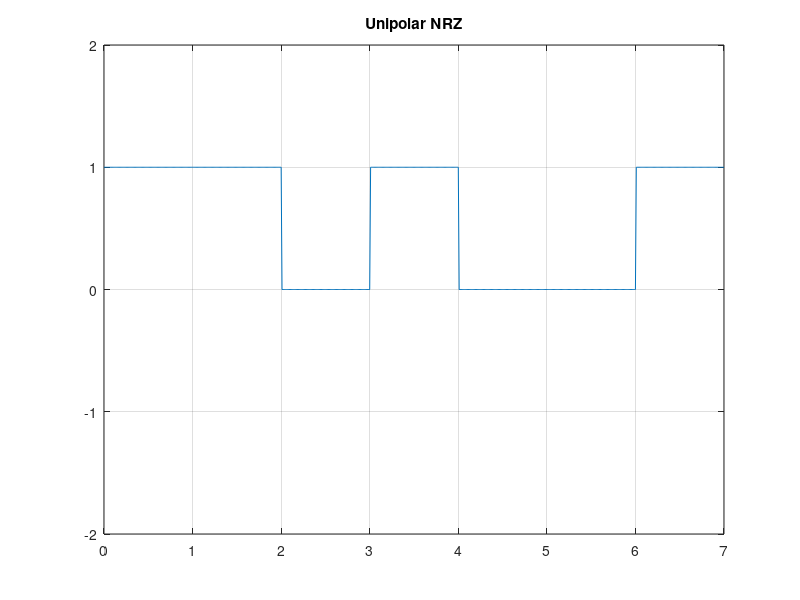

MATLAB code for this plot:
% Name: Priyadarshan Ghosh
% Roll no.: 72
% NRZ Unipolar Line Coding
clc;
clf;
N = 7;
n = [1 1 0 1 0 0 1];
%n = randi([0 1], 1, N)
% Unipolar Mapping
for m=1:N
    if n(m) == 1
        nn(m) = 1;
    else
        nn(m) = 0;
    end
end
% NRZ Pulse Shaping
i = 1; 
t = 0:.01:length(n);
for j = 1:length(t)
    if t(j) > i
        i = i + 1;
    end
    y(j) = nn(i);        
end

plot(t,y);
axis([0 N -2 2]);
title('Unipolar NRZ');
grid on;